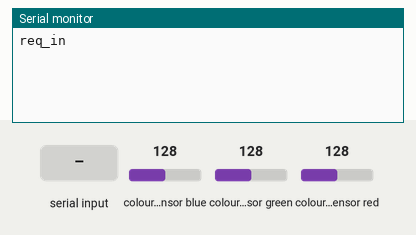
Bench run of a sketch on a simulated Arduino Uno, built with avr-gcc and run on an emulated ATmega328P. Shown: the last lines printed to the serial monitor. The test bench sets the inputs (shaded band); at power-on: colour sensor blue 128, colour sensor green 128, colour sensor red 128.

Above: at 1.2 s.
1.3 s: "3" received over Serial
At 3.5 s:
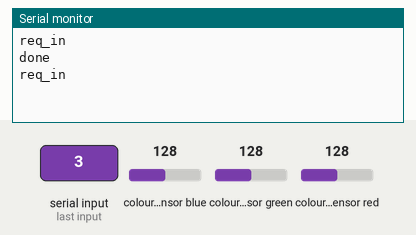
3.8 s: "1\n" received over Serial
At 4.7 s:
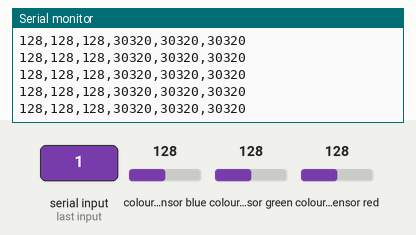
8.7 s: colour sensor blue set to 5
At 9.8 s:
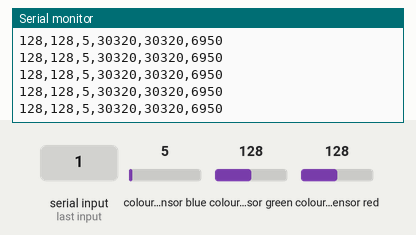
10.2 s: colour sensor green set to 64
At 10.9 s:
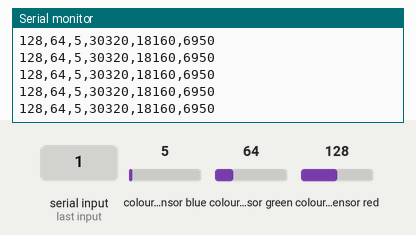
13.2 s: colour sensor red set to 5
At 13.9 s:
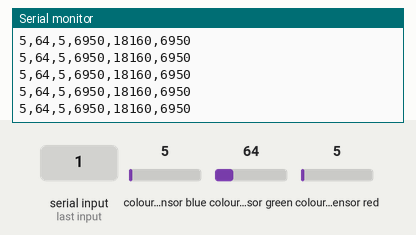

Measured:
- after the input at 1.3 s, the serial monitor: prints a new line after 1.0 s (image 1)
- after the input at 3.8 s, the serial monitor: prints a new line at once (image 2)
- after the input at 8.7 s, the serial monitor: prints a new line at once (image 3)
- after the input at 10.2 s, the serial monitor: prints a new line at once (image 4)
- after the input at 13.2 s, the serial monitor: prints a new line at once (image 5)

The sketch:

calSensDemo.ino
```cpp
#include <MD_TCS230.h>
#include <FreqCount.h>
//#include <String>
//#include <sys/stat.h>
// Pin definitions
#define   S2_OUT  6
#define   S3_OUT  7
#define   OE_OUT  8    // LOW = ENABLED

//#define   LED     12
#define   BAUDS   57600    // LOW = ENABLED


MD_TCS230	CS(S2_OUT, S3_OUT, OE_OUT);


//move this to utils xx
// blocking wait for an input character from the input stream
String getChar()
{
  Serial.println("req_in");
	while (Serial.available() == 0);
	return(Serial.readString()); // why bother tho___?¡
}

int getInt()
{
  clearBuffers();
  Serial.println("req_in");
	while (Serial.available() == 0);
	return(Serial.parseInt());
}

// clear all characters from the serial input
void clearBuffers()
{
  //Serial.flush();
	while (Serial.available()){
    Serial.read();
  }
}

void rgbPrintln(){
colorData rgb;
sensorData sd;
CS.getRGB(&rgb);
CS.getRaw(&sd);
String str_out ="";
//QUIERO AGREGAR EL SENSOR BLANCO BTW y esto deberia ser una fstring(?) spätter mebby
str_out +=  String(rgb.value[TCS230_RGB_R]) +   ","
        +   String(rgb.value[TCS230_RGB_G]) +   ","
        +   String(rgb.value[TCS230_RGB_B]) +   ","
        +   String(sd.value[TCS230_RGB_R])  +   ","
        +   String(sd.value[TCS230_RGB_G])  +   ","
        +   String(sd.value[TCS230_RGB_B]);
Serial.println(str_out);
}


bool readSensor()
{
  static  bool  waiting;
  if (!waiting)
  {
    CS.read();
    waiting = true;
  }
  else
  {
    if (CS.available())
    {
      waiting = false;
    }
  }
  return waiting;
}

void dark(){
  sensorData sd;
  while(readSensor());
  CS.getRaw(&sd);
  CS.setDarkCal(&sd);
}

void white(){
  sensorData sd;
  while(readSensor());
  CS.getRaw(&sd);
  CS.setWhiteCal(&sd);
}

void calibrate(){

  Serial.println("Dunkel");
  clearBuffers();
  getChar();
  dark();
  Serial.print("Dunkel values:");
  rgbPrintln();

  Serial.println("Weiss");
  clearBuffers();
  getChar();
  white();
  Serial.print("Weiss values:");
  rgbPrintln();
  Serial.println("done");

}

int menu(){
  //Serial.println("menu, waiting int");
  clearBuffers();
  return getInt();
}

int collectData(int status){
  clearBuffers();
  while(status == 1){
    if(Serial.available()){
      if(Serial.read() == '3'){
            clearBuffers();
            status = 3;}
    }
    while(readSensor());
    rgbPrintln();
  }
  return status;
}

int stop(){
  clearBuffers();
  Serial.println("done");
  return 0;
}

int reset(){
  Serial.println("why tf are we here__?");
  return 0;
}

void setup() {
  // put your setup code here, to run once:

  Serial.begin(BAUDS);
  clearBuffers();	//  pinMode(LED , OUTPUT);
  CS.begin();
}

void loop() {
  // 0 waiting ; 1 read ; 2 cal ; 3 stop ; 4 clear and back to zero

  static short status = 0;
  switch (status){

    case 0:
      status = menu();
      break;
    case 1:
      status = collectData(status);
      break;
    case 2:
      calibrate();
      status = 0;
      break;
    case 3:
      status = stop();
      break;
    case 4:
      status = reset();
      break;
  }
  //sensorData sd;

}
```
